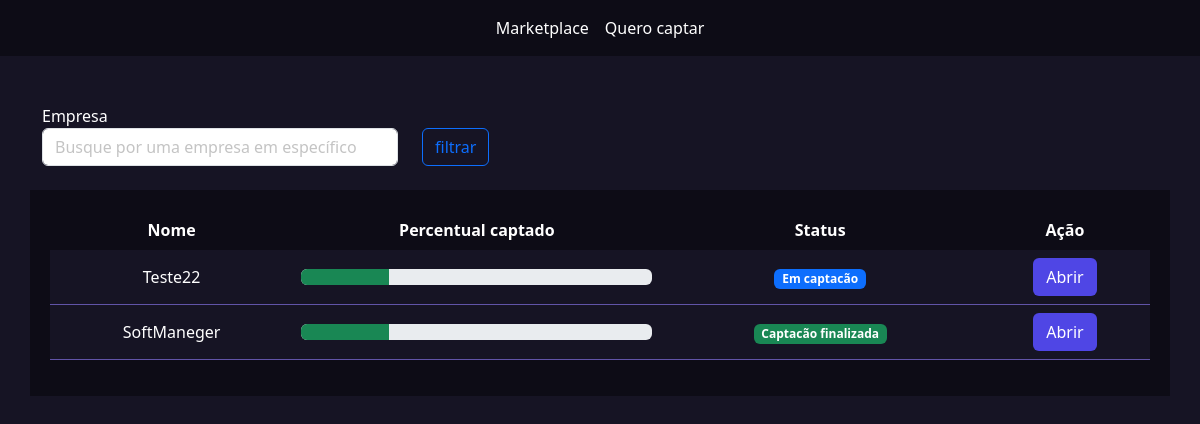
Page /empresarios/listar_empresas/ (signed in) on the committed database.
### empresarios/models.py (models this page shows, shortened)
class Empresas(models.Model):
    tempo_existencia_choices = (
        ('-6', 'Menos de 6 meses'),
        ('+6', 'Mais de 6 meses'),
        ('+1', 'Mais de 1 ano'),
        ('+5', 'Mais de 5 anos')
    )
    estagio_choices = (
        ('I', 'Tenho apenas uma idea'),
        ('MVP', 'Possuo um MVP'),
        ('MVPP', 'Possuo um MVP com clientes pagantes'),
        ('E', 'Empresa pronta para escalar'),
    )
    area_choices = (
        ('ED', 'Ed-tech'),
        ('FT', 'Fintech'),
        ('AT', 'Agrotech'),
    )
    user = models.ForeignKey(User, on_delete=models.DO_NOTHING)
    nome = models.CharField(max_length=50)
    cnpj = models.CharField(max_length=30)
    site = models.URLField()
    tempo_existencia = models.CharField(max_length=2, choices=tempo_existencia_choices, default='-6')
    descricao = models.TextField()
    data_final_captacao = models.DateField()
    percentual_equity = models.IntegerField() # Percentual esperado
    estagio = models.CharField(max_length=4, choices=estagio_choices, default='I')
    area = models.CharField(max_length=3, choices=area_choices)
    publico_alvo = models.CharField(max_length=3)
    valor = models.DecimalField(max_digits=9, decimal_places=2) # Valor total a ser vendido
    pitch = models.FileField(upload_to='pitchs')
    logo = models.FileField(upload_to='logo')
    def __str__(self):
        return f'{self.user.username} | {self.nome}'
    @property
    def status(self):
        if date.today() > self.data_final_captacao:
            return mark_safe('<span class="badge bg-success">Captacão finalizada</span>')
        return mark_safe('<span class="badge bg-primary">Em captacão</span>')

### empresarios/views.py (the view)
# urls.py: path('listar_empresas/', views.listar_empresas, name="listar_empresas"),
def listar_empresas(request):
    if not request.user.is_authenticated:
        return redirect('/usuarios/logar')
    if request.method == "GET":
        empresas = Empresas.objects.filter(user=request.user)
        print(empresas)
        return render(request, 'listar_empresas.html', {'empresas':empresas})

### empresarios/templates/listar_empresas.html (shortened to what this page needs)
{% extends "base.html" %}
{% load static %}
{% block 'head' %}
<link rel="stylesheet" href="{% static 'empresarios/css/listar_empresas.css' %}">
<link rel="stylesheet" href="{% static 'usuarios/css/usuarios.css' %}">
{% endblock 'head' %}
{% block 'body' %}
    {% include "partials/barra_navegacao.html" %}
    <br><br>
    <div class="container">
        <div class="row">
            <div class="col-md-4">
                <form action="{% url 'listar_empresas' %}" method="GET">
                <label>Empresa</label>
                <input type="text" name="empresa" class="form-control" placeholder="Busque por uma empresa em específico">
            </div>
            <div class="col-md">
                <br>
                <input type="submit" value="filtrar" class="btn btn-outline-primary">
            </div>
        </div>
    </div>
    <br>
    <div class="container dark-color container_empresas">
        <table class="table">
            <thead >
              <tr class="cabecalho" style="background-color: transparent !important;">
                <th class="cabecalho" scope="col">Nome</th>
                <th class="cabecalho" scope="col">Percentual captado</th>
                <th class="cabecalho" scope="col">Status</th>
                <th class="cabecalho" scope="col">Ação</th>
              </tr>
            </thead>
            <tbody>
                {% for empresa in empresas %}
                    <tr class="linha">
                        <td class="linha">{{empresa.nome}}</td>
                        <td class="linha">
                            <div class="progress">
                                <div class="progress-bar bg-success" role="progressbar" style="width: 25%" aria-valuenow="25" aria-valuemin="0" aria-valuemax="100"></div>
                            </div>
                        </td>
                        <td class="linha">{{empresa.status}}</td>
                        <td class="linha"><a href="{% url "empresa" empresa.id %}" class="btn btn-indigo-normal">Abrir</a></td>
                    </tr>
                {% endfor %}
            </tbody>
          </table>
    </div>
{% endblock 'body' %}

### templates/static/geral/css/base.css (style rules this page uses)
:root { --main-color: #161424; --dark-color: #0D0C16; --contrast-color: #4F46E5; }
body { color: white !important; background-color: var(--main-color) !important; }
.dark-color { background-color: var(--dark-color); color: white !important; }

### templates/static/empresarios/css/listar_empresas.css (style rules this page uses)
.container_empresas { padding: 20px; }
.table { border-collapse: collapse !important; width: 100%; }
.cabecalho { background-color: transparent !important; border: none; color: white !important; text-align: center; }
.linha { vertical-align: middle; padding: 24px; text-align: center; background-color: var(--main-color) !important; color: white !important; border-bottom: 1px solid #6154a8; }
th { background-color: var; }

### templates/static/usuarios/css/usuarios.css (style rules this page uses)
.btn-indigo-normal { background-color: var(--contrast-color); color: white; }

### rows in the picture
Empresas: nome "Teste22", status "Em captacão"
Empresas: nome "SoftManeger", status "Captacão finalizada"
